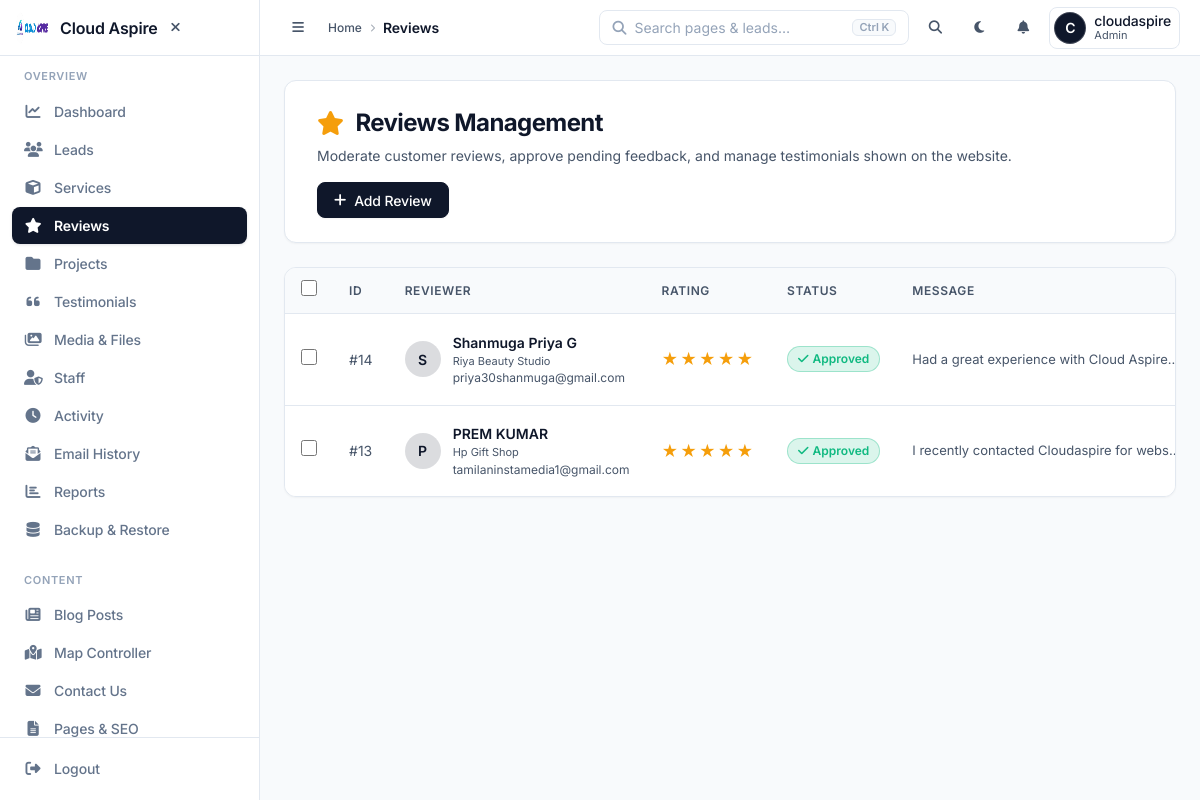
Page /admin/reviews.php (signed in) on the committed database.
### tables this page shows
CREATE TABLE `reviews` (
  `id` int NOT NULL,
  `name` varchar(100) NOT NULL,
  `email` varchar(150) DEFAULT NULL,
  `star_rating` tinyint(1) DEFAULT '5',
  `message` text,
  `rating` varchar(50) DEFAULT NULL,
  `review_text` text,
  `designation` varchar(150) DEFAULT NULL,
  `company` varchar(150) DEFAULT NULL,
  `status` enum('pending','approved','rejected') DEFAULT 'approved',
  `created_at` timestamp NULL DEFAULT CURRENT_TIMESTAMP,
  `updated_at` timestamp NULL DEFAULT CURRENT_TIMESTAMP ON UPDATE CURRENT_TIMESTAMP
);

### admin/reviews.php (called while the page is built, shortened)
<?php
require_once __DIR__ . '/../app/security_notifier.php';
$reviews = $conn->query("SELECT * FROM reviews ORDER BY created_at DESC")->fetchAll(PDO::FETCH_ASSOC);
require_once __DIR__ . '/../app/Views/admin/reviews.php';

### app/Views/admin/reviews.php (the view, shortened to what this page needs)
<?php
require_once __DIR__ . '/../../../admin/includes/header.php';
?>
<div class="saas-page-header">
    <div>
        <h1 class="page-title"><i class="fas fa-star" style="color: #f59e0b;"></i> Reviews Management</h1>
        <p class="page-subtitle">Moderate customer reviews, approve pending feedback, and manage testimonials shown on the website.</p>
    </div>
    <div class="header-actions">
        <button class="btn btn-primary" onclick="openModal()"><i class="fas fa-plus"></i> Add Review</button>
    </div>
</div>
<div class="content-card">
    <div class="table-responsive">
        <table>
            <thead>
                <tr>
                    <th style="width: 36px;"><input type="checkbox" class="review-checkbox" id="selectAllCb" onclick="toggleSelectAll(this)"></th>
                    <th style="width: 50px;">ID</th>
                    <th>Reviewer</th>
                    <th>Rating</th>
                    <th>Status</th>
                    <th>Message</th>
                </tr>
            </thead>
            <tbody>
                <?php foreach ($reviews as $review):
                    $rStatus = $review['status'] ?? 'approved';
                ?>
                <tr>
                    <td><input type="checkbox" class="review-checkbox row-cb" value="<?= $review['id'] ?>" onclick="updateBulkBar()"></td>
                    <td style="color: var(--text-muted);">#<?= $review['id'] ?></td>
                    <td>
                        <div style="display: flex; align-items: center; gap: 12px;">
                            <div style="width: 36px; height: 36px; border-radius: 50%; background: color-mix(in srgb, var(--primary) 15%, transparent); display: flex; align-items: center; justify-content: center; color: var(--primary); font-weight: 600; font-size: 14px;">
                                <?= strtoupper(substr($review['name'] ?? '?', 0, 1)) ?>
                            </div>
                            <div>
                                <div class="reviewer-name"><?= htmlspecialchars($review['name']) ?></div>
                                <?php if (!empty($review['company']) || !empty($review['designation'])): ?>
                                    <div style="font-size: 11px; color: var(--text-muted);"><?= htmlspecialchars(trim(($review['designation'] ?? '') . ' ' . ($review['company'] ?? ''))) ?></div>
                                <?php endif; ?>
                                <?php if (!empty($review['email'])): ?>
                                    <div style="font-size: 12px; color: var(--text-muted);"><a href="mailto:<?= htmlspecialchars($review['email']) ?>" style="color: inherit; text-decoration: none;"><?= htmlspecialchars($review['email']) ?></a></div>
                                <?php endif; ?>
                            </div>
                        </div>
                    </td>
                    <td><span class="stars"><?= str_repeat('★', $review['star_rating']) . str_repeat('☆', 5 - $review['star_rating']) ?></span></td>
                    <td>
                        <span class="status-badge status-<?= htmlspecialchars($rStatus) ?>">
                            <i class="fas fa-<?= $rStatus === 'approved' ? 'check' : ($rStatus === 'pending' ? 'clock' : 'ban') ?>"></i>
                            <?= htmlspecialchars($rStatus) ?>
                        </span>
                    </td>
                    <td class="review-msg" title="<?= htmlspecialchars($review['message']) ?>"><?= htmlspecialchars($review['message']) ?></td>
                </tr>
                <?php endforeach; ?>
            </tbody>
        </table>
    </div>
</div>
<?php require_once __DIR__ . '/../../../admin/includes/footer.php'; ?>

### app/Views/admin/reviews.php (style rules this page uses)
.stars { color: #f59e0b; font-size: 16px; letter-spacing: 2px; }
.review-msg { max-width: 300px; white-space: nowrap; overflow: hidden; text-overflow: ellipsis; color: var(--text-muted); font-size: 13px; }
.reviewer-name { font-weight: 600; color: var(--text-main); font-size: 14px; }
.status-badge { display: inline-flex; align-items: center; gap: 4px; padding: 3px 10px; border-radius: 100px; font-size: 12px; font-weight: 600; text-transform: capitalize; }
.status-approved { background: rgba(16, 185, 129, 0.15); color: #10b981; border: 1px solid rgba(16, 185, 129, 0.3); }
.review-checkbox { width: 16px; height: 16px; accent-color: var(--primary, #6366f1); cursor: pointer; }

### rows in the picture
reviews: id "14", name "S", name "Shanmuga Priya G", company "Riya Beauty Studio", email "priya30shanmuga@gmail.com", star_rating "★★★★★", status "Approved", message "Had a great experience with Cloud Aspire…"
reviews: id "13", name "P", name "PREM KUMAR", company "Hp Gift Shop", email "tamilaninstamedia1@gmail.com", star_rating "★★★★★", status "Approved", message "I recently contacted Cloudaspire for webs…"

### other values in the picture
$site_name "Cloud Aspire"
$section_label "OVERVIEW"
$item['label'] "Dashboard"
$item['label'] "Leads"
$item['label'] "Services"
$item['label'] "Reviews"
$item['label'] "Projects"
$item['label'] "Testimonials"
$item['label'] "Media & Files"
$item['label'] "Staff"
$item['label'] "Activity"
$item['label'] "Email History"
$item['label'] "Reports"
$item['label'] "Backup & Restore"
$section_label "CONTENT"
